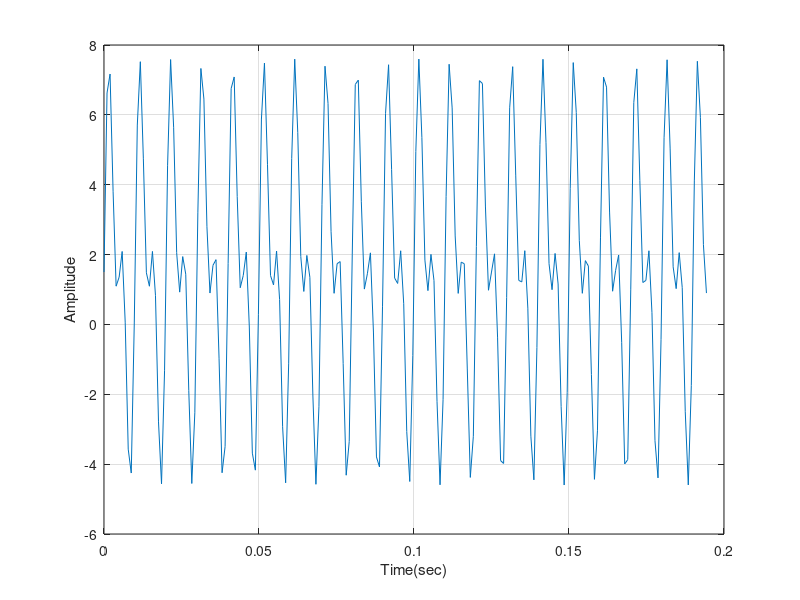

The MATLAB script that drew this image: (Note: this script raises an error after producing the figure.)
%% Theoretical Power of Multiple Sinusoids

clc;
clear;
close all;
Fs = 1024;
t = 0:1/Fs:1-(1/Fs);

A0 = 1.5;					% Vpeak, DC
A1 = 4;
A2 =3;

F1 = 100;
F2 = 200;

x = A0 + A1*sin(2*pi*F1*t) + A2*sin(2*pi*F2*t);

% let's look at a portion of our signal
figure(1);
idx = 1:200;
plot(t(idx),x(idx));
grid on;
ylabel('Amplitude');
xlabel('Time(sec)');

hgcf = gcf;
hgcf.Color = [1 1 1];

%% The theoretical average power (mean-square) of each complex sinusoid is A^2/4
%% the theoretical average power of each complex sinusoid
power_theoretical = A0^2 + (A1^2/4)*2 + (A2^2/4)*2

figure(2);
% use the periodogram function to calculate and plot the power spectrum of the signal.
periodogram(x, hamming(length(x)),[],Fs,'centered','power');

% estimating the signal's total average power by "integrating" under the PSD curve we get:
% 方括号中，前者是功率，后者是频率，构成功率谱
[Pxx, F] = periodogram(x, hamming(length(x)), [], Fs, 'centered', 'psd');

power_freqdomain = bandpower(Pxx,F,'psd')

power_timedomain = sum(abs(x).^2)/length(x)

%% Relationship between Power Spectrum, Power Spectral Density and ENBW
Pxx = periodogram(x, hamming(length(x)), [], Fs, 'centered', 'psd');
Sxx = periodogram(x, hamming(length(x)), [], Fs, 'centered', 'power');

plot(F, Sxx ./ Pxx)
grid on
axis tight
xlabel('Frequency (Hz)')
title('Ratio between Power Spectrum and Power Spectral Density')

ratio = mean(Sxx ./ Pxx)

bw = enbw(hamming(length(x)),Fs);

%% Enhanced Power Measurements Using Reassigned Periodogram
%% In the previous sections, power was measured from one or multiple 
%% sinusoids having a frequency that coincided with a bin. Peak power 
%% estimates are usually less accurate when the signal frequency is out 
%% of bin. To see this effect, create a sinusoid with a non-integer number 
%% of cycles over a one second period.


Fs = 1024;
t  = 0:1/Fs:1-(1/Fs);
A = 1;
F = 20.4;
x = A*sin(2*pi*F*t);
NFFT = length(x);
power_theoretical = 10*log10((A^2/4)*2);

% Create a Hamming window and a flat top window.
w1 = hamming(length(x));
w2 = flattopwin(length(x));

% Compute the periodogram of x using the Hamming window. Zoom in on the peak.
h1 = figure; 
hold on
stem(F,power_theoretical,'BaseValue',-50);
[Pxx1,f1] = periodogram(x, w1, NFFT, Fs, 'power');
plot(f1,10*log10(Pxx1))
axis([0 40 -45 0])
legend('Theoretical','Periodogram')
xlabel('Frequency (Hz)')
ylabel('Power (dB)')
title('Periodogram Power Spectrum Estimate')
grid on

% 取最大值
[Pmax,imax] = max(Pxx1);
dPmax_w1 = 10*log10(Pmax) - power_theoretical

% 最大值与中心频率的偏差
dFreq = f1(imax) - F

%% Reduce Amplitude Error with Zero-Padding
%% To see why this is happening, compute the periodogram using a larger number of FFT bins.
figure
hold on
periodogram(x, w1, 100*NFFT, Fs, 'power')
ax = gca;
ax.ColorOrderIndex = 2;
plot(f1,10*log10(Pxx1),'+')
stem(F,power_theoretical,'BaseValue',-50)
axis([0 40 -40 0])
legend('NFFT = 1024','NFFT = 102400','Theoretical Peak')


figure(h1)
[Pxx,F1] = periodogram(x, w2, NFFT, Fs, 'power');
plot(F1,10*log10(Pxx))
legend('Theoretical','Hamming','Flat Top')

% 对比三种数值，其中两个已经重合，一模一样
[RPxx1,~,~,Fc1] = periodogram(x, w1, NFFT, Fs, 'power','reassigned');
[RPxx2,~,~,Fc2] = periodogram(x, w2, NFFT, Fs, 'power','reassigned');
figure
hold on
stem(F,power_theoretical,'BaseValue',-40)
stem(Fc1,10*log10(RPxx1),'BaseValue',-50)
stem(Fc2,10*log10(RPxx2),'BaseValue',-50)
legend('Theoretical','Hamming Reassignment','Flattop Reassignment')
xlabel('Frequency (Hz)')
ylabel('Power (dB)')
title('Periodogram Power Spectrum Estimate')
axis([19.5 21 -4 -2])
grid on


[RPxx1max,imax1] = max(RPxx1);
[RPxx2max,imax2] = max(RPxx2);
dPmax_reassign_w1 = 10*log10(RPxx1max) - power_theoretical

dPmax_reassign_w2 = 10*log10(RPxx2max) - power_theoretical

Fc1(imax1)-F

Fc2(imax2)-F